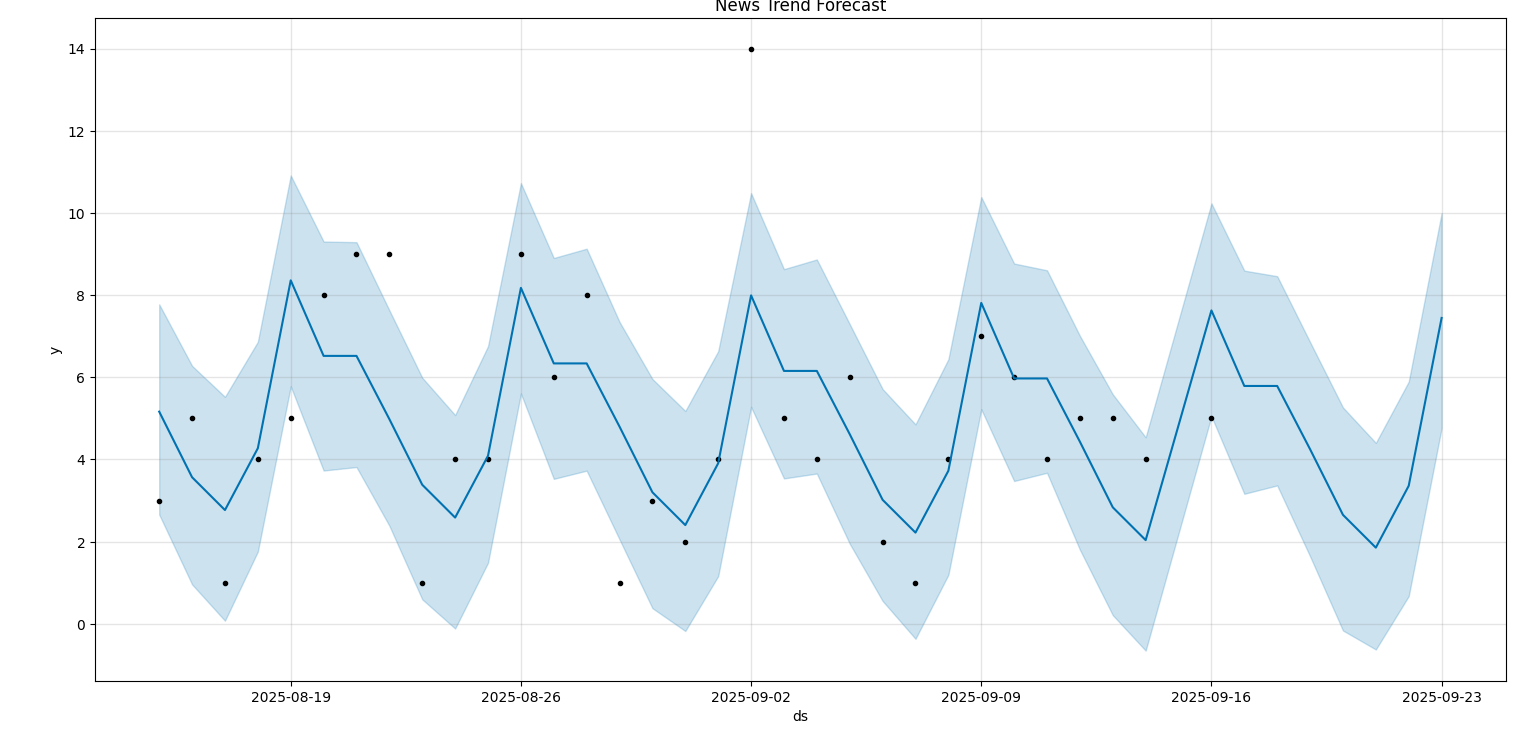

Recreate this plot in Python.
import os
import pandas as pd
import requests
from prophet import Prophet
import matplotlib.pyplot as plt
from datetime import datetime

# 🔹 Load environment variables (make sure .env has SLACK_WEBHOOK_URL)
from dotenv import load_dotenv
load_dotenv()

SLACK_WEBHOOK_URL = os.getenv("SLACK_WEBHOOK_URL", "").strip()
HISTORY_FILE = "news_history.csv"


# ========= SLACK ALERTS =========
def send_slack_alert(message: str):
    """Send alert message to Slack channel."""
    if not SLACK_WEBHOOK_URL:
        print("⚠️ Slack webhook not configured. Skipping alert.")
        return
    try:
        payload = {"text": message}
        requests.post(SLACK_WEBHOOK_URL, json=payload)
        print(f"✅ Sent alert: {message}")
    except Exception as e:
        print("⚠️ Slack error:", e)


# ========= LOAD & PREPARE DATA =========
def load_history():
    if not os.path.exists(HISTORY_FILE):
        print("⚠️ No history file found. Run main.py first and search news.")
        return None

    df = pd.read_csv(HISTORY_FILE)

    # Fix date column
    df["Time"] = pd.to_datetime(df["Time"], errors="coerce")
    df = df.dropna(subset=["Time"])

    # Group by day
    df_daily = df.groupby(df["Time"].dt.date).size().reset_index(name="count")
    df_daily.columns = ["ds", "y"]

    return df_daily


# ========= FORECAST & DETECTION =========
def run_forecast(df_daily):
    model = Prophet()
    model.fit(df_daily)

    # Predict next 7 days
    future = model.make_future_dataframe(periods=7)
    forecast = model.predict(future)

    # Plot forecast
    model.plot(forecast)
    plt.title("📈 News Trend Forecast")
    plt.show()

    return forecast


def detect_spikes(df_daily):
    """Check if latest day has a spike in news volume."""
    if len(df_daily) < 2:
        return None

    latest_day = df_daily.iloc[-1]["y"]
    avg = df_daily["y"].mean()

    if latest_day > avg * 1.5:  # 50% spike
        msg = f"🚨 ALERT: News volume spike detected! ({latest_day} vs avg {avg:.2f})"
        send_slack_alert(msg)
        return msg
    else:
        print("✅ No unusual spike detected.")
        return None


# ========= MAIN =========
def main():
    df_daily = load_history()
    if df_daily is None or df_daily.empty:
        return

    print("✅ Loaded history data:", df_daily.tail())

    # Run forecast
    forecast = run_forecast(df_daily)

    # Detect spikes
    detect_spikes(df_daily)


if __name__ == "__main__":
    main()
